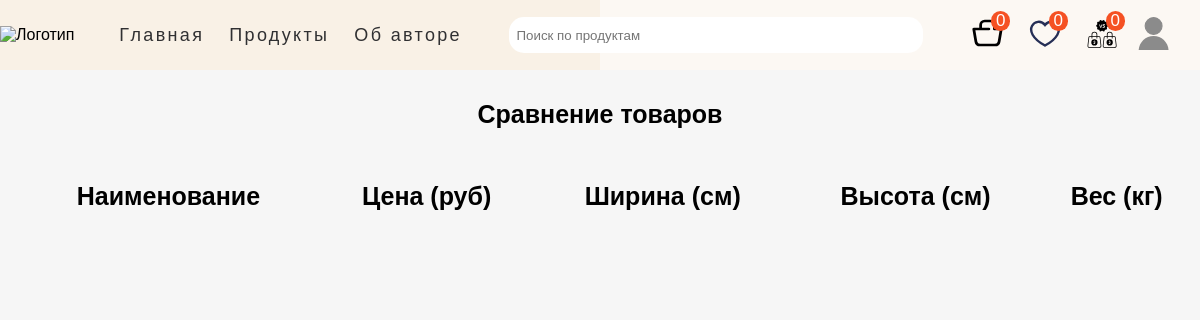
Page /compare/ (signed in) on the earlier database version.
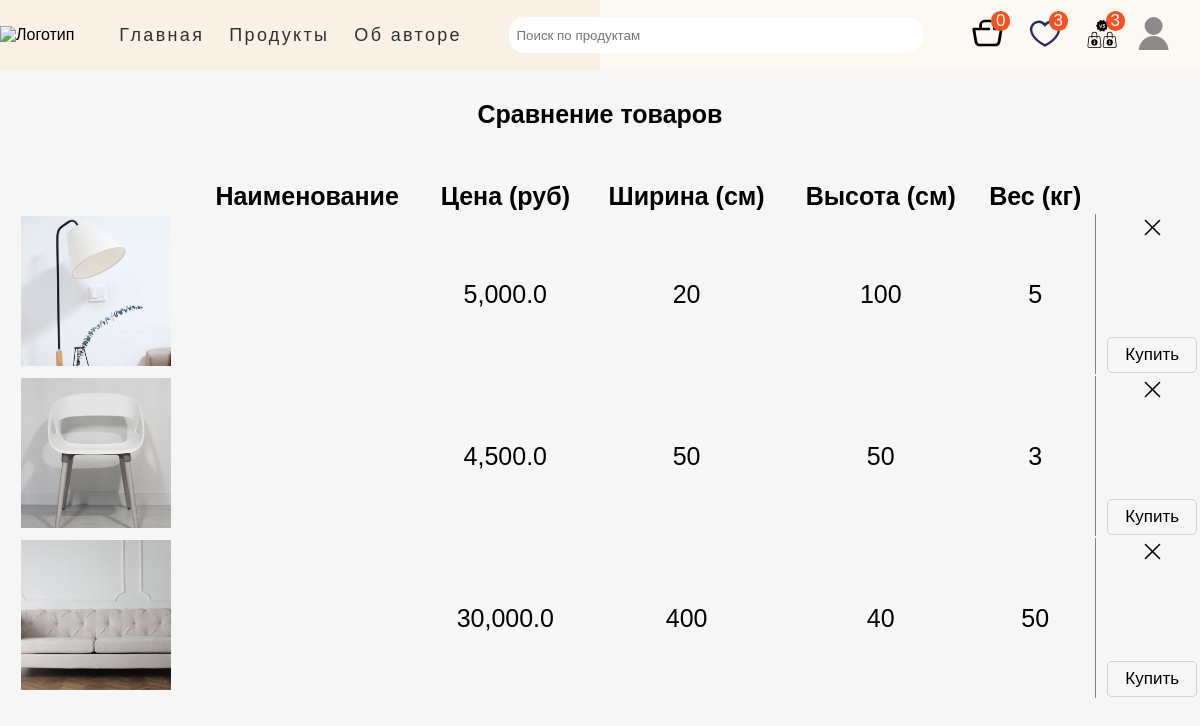
Same page on the later database version.
### main_page/models.py (models this page shows, shortened)
class Menu(models.Model):
    title = models.CharField(max_length=50)
    url = models.CharField(max_length=100)
    class Meta:
        verbose_name = 'Меню'
        verbose_name_plural = 'Меню'

class Product(models.Model):
    category = models.ForeignKey(Category, on_delete=models.CASCADE, null=True,
                                 verbose_name='Категория')
    name = models.CharField(max_length=50, db_index=True, verbose_name='Наименование', null=True)
    slug = models.SlugField(max_length=100, db_index=True, null=True, verbose_name='Слаг')
    description = models.TextField(max_length=350, verbose_name='Описание', null=True)
    img = models.ImageField(upload_to='main_page/images', verbose_name='Изображение', null=True)
    width = models.CharField(max_length=10, verbose_name='Ширина (см)', null=True)
    height = models.CharField(max_length=10, verbose_name='Высота (см)', null=True)
    weight = models.CharField(max_length=10, verbose_name='Вес (кг)', null=True)
    price = models.FloatField(max_length=6, verbose_name='Цена (руб)', null=True)
    discount_price = models.CharField(max_length=10, null=True, verbose_name='Цена со скидкой')
    start_date = models.DateTimeField(null=True, blank=True, verbose_name='Дата старта распродажи')
    end_date = models.DateTimeField(null=True, blank=True, verbose_name='Дата окончания распродажи')
    availability_status = models.ForeignKey(ProductAvailability, on_delete=models.CASCADE, null=True, verbose_name='Наличие')
    reviewer = models.ForeignKey(Profile, on_delete=models.CASCADE, null=True, blank=True)
    vote_total = models.IntegerField(default=0, null=True, blank=True)
    vote_ratio = models.IntegerField(default=0, null=True, blank=True)
    created = models.DateTimeField(auto_now_add=True, null=True)
    updated = models.DateTimeField(auto_now=True, null=True)
    cart_prods = models.ForeignKey(ShoppingCart, on_delete=models.CASCADE, null=True)
    class Meta:
        ordering = ('name', '-vote_ratio', '-vote_total')
        index_together = ('id', 'slug',)
        verbose_name = 'Товар'
        verbose_name_plural = 'Товары'

### prod_comparison/views.py (the view)
# urls.py: path('', views.get_all_products, name='all_compare'),
@login_required
def get_all_products(request):
    menu = Menu.objects.all()
    cart_prods_counter = request.user.shoppingcart_set.all()
    favourite_prods_counter = request.user.favourite_set.all()
    compare_prods_counter = request.user.compare_set.all()
    compare_items = request.user.compare_set.all()
    compare_items = [item.product for item in compare_items]
    return render(request, 'prod_compare/compare_prod.html', {
        'compare_items': compare_items,
        'menu': menu,
        'cart_prods_counter': cart_prods_counter,
        'favourite_prods_counter': favourite_prods_counter,
        'compare_prods_counter': compare_prods_counter,
    })

### templates/prod_compare/compare_prod.html
{% extends 'main_page/base.html' %}
{% load static %}
{% block css %}
    <link rel="stylesheet" href="{% static 'css/compare.css' %}">
{% endblock %}
{% block content %}
    <h1 class="compare-app__title">Сравнение товаров</h1>
    <section class="container">
        <div class="compare-group">
            <table class="compare-product-table">
                <thead>
                    <tr class="row-titles">
                        <th class="product-thumbnail">&nbsp;</th>
                        <th class="product-name">Наименование</th>
                        <th class="product-price">Цена (руб)</th>
                        <th class="product-width">Ширина (см)</th>
                        <th class="product-height">Высота (см)</th>
                        <th class="product-weight">Вес (кг)</th>
                        <th class="product-remove"></th>
                    </tr>
                </thead>
                <tbody>
                    {% if compare_items %}
                        {% for spec in compare_items %}
                            <tr class="table-row">
                                <td><img src="{{ spec.img.url }}" height="150" width="150" alt="Товар"></td>
                                <td><p>{{ spec.product }}</p></td>
                                <td><p>{{ spec.price }}</p></td>
                                <td><p>{{ spec.width }}</p></td>
                                <td><p>{{ spec.height }}</p></td>
                                <td><p>{{ spec.weight }}</p></td>
                                <td class="product-action-section">
                                    <div class="product-action">
                                        <a class="remove-prod" href="{% url 'compare:remove_item' spec.id %}">
                                            <img src="{% static 'shopping_cart/remove-icon.svg' %}" width="25px" height="25px"
                                            alt="Удалить товар">
                                        </a>
                                        <a class="buy-prod" href="{% url 'cart:add_item' spec.id %}">Купить</a>
                                    </div>
                                </td>
                            </tr>
                        {% endfor %}
                    {% endif %}
                </tbody>
            </table>
        </div>
    </section>
{% endblock %}

### templates/main_page/base.html (shortened to what this page needs)
<!DOCTYPE html>
{% load static %}
<html lang="en">
<head>
    <link rel="stylesheet" href="{% static 'css/base.css' %}">
    <link rel="stylesheet" href="{% static 'fonts/Gilroy-Medium.woff' %}">
    {% block css %} {% endblock %}
</head>
<body>
        <header class="page-header">
            <div class="page-header__wrapper container">
                <nav class="site-nav page-header__site-nav">
                    <div class="page-header__logo">
                        <a href="{% url 'main_page:index' %}">
                            <img src="{% static 'main_page/funiro-logo.svg' %}" alt="Логотип">
                        </a>
                    </div>
                    <ul class="site-nav__list">
                        {% for item in menu %}
                            <li class="site-nav__item"><a href="{{ item.url }}">{{ item.title }}</a></li>
                        {% endfor %}
                    </ul>
                </nav>
                <div class="site-nav__search-block">
                    <form action="{% url 'main_page:index' %}" method="get">
                        <div class="form_field">
                            <input class="search-bar" id="formInput#search" type="text" name="search_query"
                                       value="{{ search_query }}" placeholder="Поиск по продуктам"/>
                        </div>
                    </form>
                </div>
                <div class="user-nav__user-block">
                    {% if user.is_authenticated %}
                        <div class="user-nav__shop_block">
                            <span class="cart-counter">{{ cart_prods_counter.count }}</span>
                            <span class="favourite-counter">{{ favourite_prods_counter.count }}</span>
                            <span class="compare-counter">{{ compare_prods_counter.count }}</span>
                            <a href="{% url 'cart:cart' %}"><img src="{% static 'main_page/shop_cart.svg' %}"
                                                                 height="32" width="33" alt="Корзина товаров">
                            </a>
                            <a href="{% url 'favourites:all_products' %}"><img src="{% static 'main_page/favourites-icon.svg' %}"
                                                                               width="32" height="33" alt="Избранное">
                            </a>
                            <a href="{% url 'compare:all_compare' %}"><img src="{% static 'main_page/compare.svg' %}"
                                                                               width="32" height="33" alt="Избранное">
                            </a>
                        </div>
                        <div class="user-nav__profile">
                            <a class="user-nav__logo" id="user-icon" href="{% url 'main_page:index' %}">
                                <img src="{% static 'main_page/user_logo.svg' %}"
                                     width="32" height="33" alt="Пользователь">
                            </a>
                        </div>
                    {% else %}
                        <ul class="user-nav__user-auth">
                            <li><a href="{% url 'signup' %}">Зарегистрироваться</a></li>
                            <li><a href="{% url 'login' %}">Войти</a></li>
                        </ul>
                    {% endif %}
                </div>
            </div>
        </header>
        {% block content %}{% endblock %}
</body>
</html>

### main_page/static/css/base.css (style rules this page uses)
html, body { height: 100%; }
body { padding: 0; margin: 0; font-family: 'Gilroy Medium', 'Arial', sans-serif; background-color: #ffffff; }
.page-header { left: 0; background-image: url("../main_page/main-back-2.png"), url("../main_page/main-back-1.png"); background-size: 50% 100%, 50% 100%; background-repeat: no-repeat, no-repeat; background-position: left, right; }
h1, h2, h3, p { margin: 0; padding: 0; }
.container { max-width: 1240px; min-width: 320px; margin: 0 auto; box-sizing: border-box }
a { text-decoration: none; color: black; cursor: pointer; }
.page-header { position: sticky; top: 0; z-index: 100; }
ul { margin: 0; padding: 0; }
.page-header { background-color: lightgray; }
.page-header__wrapper { display: flex; flex-wrap: wrap; justify-content: space-between; align-items: center; height: 70px; }
.page-header__site-nav { display: flex; align-items: center; }
.site-nav__list { display: flex; margin-left: 20px; list-style: none; }
.site-nav__search-block { position: relative; }
.site-nav__search-block input { width: 400px; height: 30px; border-radius: 15px; padding: 3px 7px 3px 7px; border: none; }
.site-nav__item, .user-nav__logo { margin: 15px 0 15px 0; padding-left: 25px; }
.site-nav__item a { font-size: 18px; line-height: 19px; color: #303032; letter-spacing: .13em; }
.user-nav__user-block { display: flex; align-items: center; }
.user-nav__logo { margin: 0; padding: 0; }
.user-nav__profile { display: flex; justify-content: center; flex-direction: column; align-items: center; margin-right: 30px; }
.user-nav__profile { position: relative; display: block; }
.user-nav__shop_block { display: flex; position: relative; margin-right: 20px; }
.user-nav__shop_block a:not(:last-child) { margin-right: 25px; }
.user-nav__shop_block span { position: absolute; text-transform: uppercase; font-size: 17px; padding: 0 5px 0 5px; border-radius: 100%; color: white; background-color: #f55123; }
.cart-counter { top: -6px; left: 20px; }
.favourite-counter { top: -6px; right:50px; }
.compare-counter { top: -6px; right: -7px; }

### prod_comparison/static/css/compare.css (style rules this page uses)
body { padding: 0; margin: 0; background-color: #f6f6f6; }
a { text-decoration: none; color: black; cursor: pointer; }
section { padding: 20px 0 20px 0; font-size: 25px; }
.compare-app__title { text-align: center; font-size: 25px; padding: 30px 0 30px 0; }
.compare-product-table { width: 100%; text-align: center; }
.compare-product-table tbody tr { border-bottom: 1px dashed black; }
.product-action-section { border-left: 1px solid rgb(128, 128, 128); }
.product-action { display: flex; flex-direction: column; justify-content: space-between; height: 158px; padding-left: 10px; }
.buy-prod { font-size: 17px; border-radius: 5px; border: 1px solid lightgray; padding: 7px; }

Differences in the rows shown:
now on this page (row unchanged): Product: img (picture), price "5,000.0", width "20", height "100", weight "5"
now on this page (row edited): Product: img (picture), price "4,500.0", width "50", height "50", weight "3"
now on this page (row unchanged): Product: img (picture), price "30,000.0", width "400", height "40", weight "50"
Other differences:
{{ favourite_prods_counter.count }}: "0" → "3"
{{ compare_prods_counter.count }}: "0" → "3"
